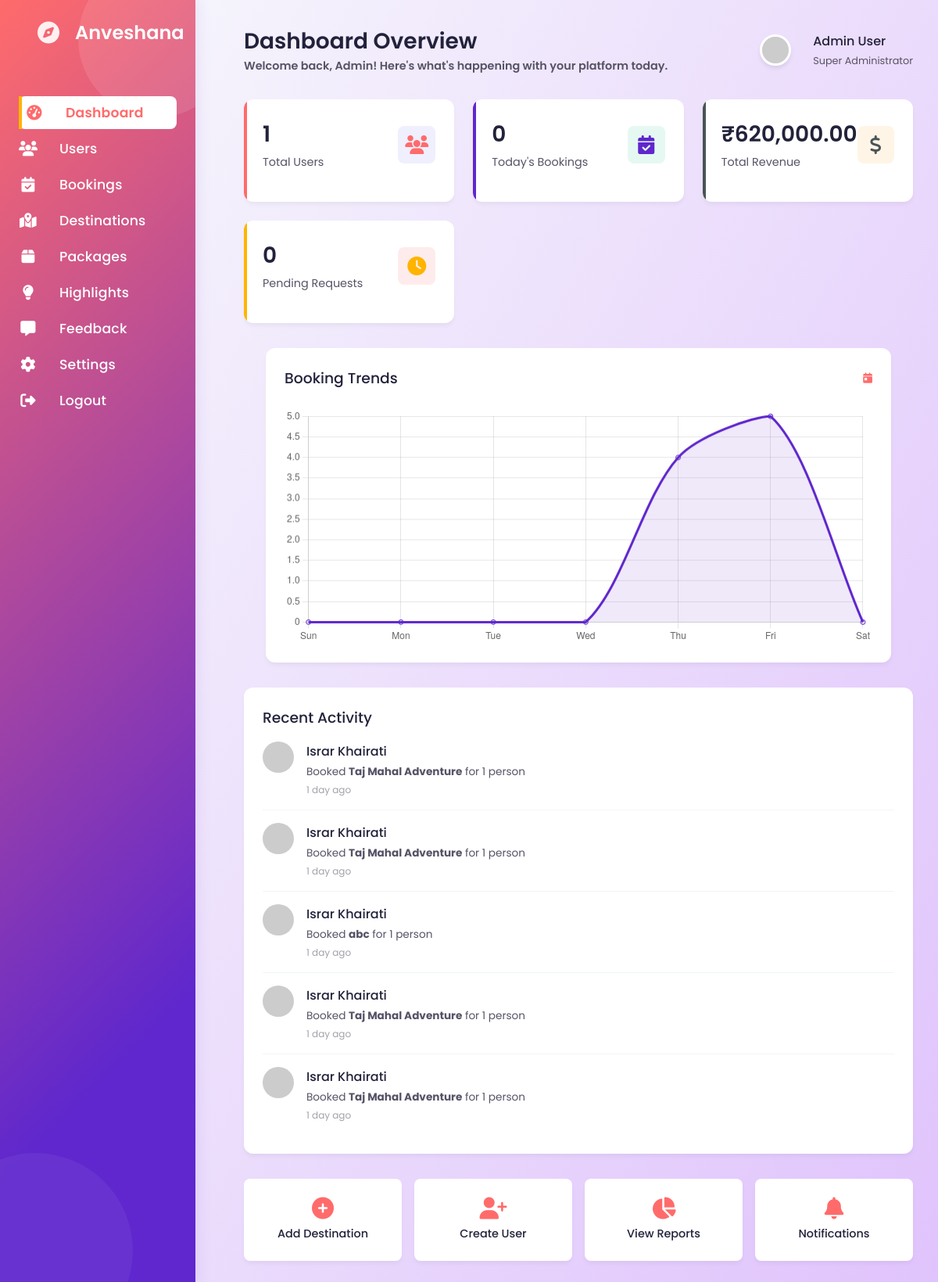
/admin/admin.php, run on the app's committed database.
### tables this page shows
CREATE TABLE `bookings` (
  `id` int(11) NOT NULL,
  `name` varchar(100) NOT NULL,
  `email` varchar(100) NOT NULL,
  `mobile` varchar(20) NOT NULL,
  `travel_date` date NOT NULL,
  `people` int(11) NOT NULL,
  `destination_id` int(11) DEFAULT NULL,
  `destination_name` varchar(100) DEFAULT NULL,
  `package_id` int(11) DEFAULT NULL,
  `package_name` varchar(100) DEFAULT NULL,
  `total_price` decimal(10,2) NOT NULL,
  `created_at` timestamp NOT NULL DEFAULT current_timestamp()
);

### admin/admin.php (the view, shortened to what this page needs)
<!DOCTYPE html>
<html lang="en">
<head>
    <link rel="stylesheet" href="https://cdnjs.cloudflare.com/ajax/libs/font-awesome/6.4.0/css/all.min.css">
    <link rel="stylesheet" href="css/style.css">
</head>
<body>
    <div class="admin-container">
        <aside class="admin-sidebar">
            <div class="sidebar-header">
                <div class="logo">
                    <i class="fas fa-compass"></i>
                    <span>Anveshana</span>
                </div>
            </div>
            <ul class="sidebar-menu">
                <li>
                    <a href="#" class="active">
                        <i class="fas fa-tachometer-alt"></i>
                        <span>Dashboard</span>
                    </a>
                </li>
                <li>
                    <a href="users.php">
                        <i class="fas fa-users"></i>
                        <span>Users</span>
                    </a>
                </li>
                <li>
                    <a href="bookings.php">
                        <i class="fas fa-calendar-check"></i>
                        <span>Bookings</span>
                    </a>
                </li>
                <li>
                    <a href="destination.php">
                        <i class="fas fa-map-marked-alt"></i>
                        <span>Destinations</span>
                    </a>
                </li>
                <li>
                <a href="packages.php">
                    <i class="fas fa-box"></i>
                    <span>Packages</span>
                </a>
            </li>
            <li>
                <a href="highlights.php">
                    <i class="fas fa-lightbulb"></i>
                    <span>Highlights</span>
                </a>
            </li>
                <li>
                    <a href="#">
                        <i class="fas fa-comment-alt"></i>
                        <span>Feedback</span>
                    </a>
                </li>
                <li>
                    <a href="#">
                        <i class="fas fa-cog"></i>
                        <span>Settings</span>
                    </a>
                </li>
                <li>
                    <a href="../logout.php">
                        <i class="fas fa-sign-out-alt"></i>
                        <span>Logout</span>
                    </a>
                </li>
            </ul>
        </aside>
        <main class="admin-main">
            <header class="admin-header">
                <div class="page-title">
                    <h1>Dashboard Overview</h1>
                    <p>Welcome back, Admin! Here's what's happening with your platform today.</p>
                </div>
                <div class="user-profile">
                    <img src="https://randomuser.me/api/portraits/women/44.jpg" alt="Admin" class="user-avatar">
                    <div class="user-info">
                        <h4>Admin User</h4>
                        <p>Super Administrator</p>
                    </div>
                </div>
            </header>
            <?php
            $db_host = 'localhost';
            $db_user = 'root';
            $db_pass = '';
            $db_name = 'anveshana_admin';
            $conn = new mysqli($db_host, $db_user, $db_pass, $db_name);
            $total_users = 0;
            $todays_bookings = 0;
            $total_revenue = 0;
            $pending_requests = 0;
            if (!$conn->connect_error) {
                $res = $conn->query("SELECT COUNT(*) as cnt FROM users");
                if ($res && $row = $res->fetch_assoc()) $total_users = $row['cnt'];
                $today = date('Y-m-d');
                $res = $conn->query("SELECT COUNT(*) as cnt FROM bookings WHERE DATE(created_at) = '$today'");
                if ($res && $row = $res->fetch_assoc()) $todays_bookings = $row['cnt'];
                $res = $conn->query("SELECT SUM(total_price) as sum FROM bookings");
                if ($res && $row = $res->fetch_assoc()) $total_revenue = $row['sum'] ? $row['sum'] : 0;
                $pending_requests = 0;
            }
            ?>
            <div class="stats-grid">
                <div class="stat-card users animate-fadeIn">
                    <div class="stat-header">
                        <div>
                            <div class="stat-value"><?= number_format($total_users) ?></div>
                            <div class="stat-title">Total Users</div>
                        </div>
                        <div class="stat-icon">
                            <i class="fas fa-users"></i>
                        </div>
                    </div>
                </div>
                <div class="stat-card bookings animate-fadeIn delay-100">
                    <div class="stat-header">
                        <div>
                            <div class="stat-value"><?= number_format($todays_bookings) ?></div>
                            <div class="stat-title">Today's Bookings</div>
                        </div>
                        <div class="stat-icon">
                            <i class="fas fa-calendar-check"></i>
                        </div>
                    </div>
                </div>
                <div class="stat-card revenue animate-fadeIn delay-200">
                    <div class="stat-header">
                        <div>
                            <div class="stat-value">₹<?= number_format($total_revenue, 2) ?></div>
                            <div class="stat-title">Total Revenue</div>
                        </div>
                        <div class="stat-icon">
                            <i class="fas fa-dollar-sign"></i>
                        </div>
                    </div>
                </div>
                <div class="stat-card pending animate-fadeIn delay-300">
                    <div class="stat-header">
                        <div>
                            <div class="stat-value"><?= number_format($pending_requests) ?></div>
                            <div class="stat-title">Pending Requests</div>
                        </div>
                        <div class="stat-icon">
                            <i class="fas fa-clock"></i>
                        </div>
                    </div>
                </div>
            </div>
            <div class="charts-grid" style="display: flex; justify-content: center; align-items: flex-start;">
                <div class="chart-card animate-fadeIn delay-200" style="min-width: 400px; max-width: 800px; width: 100%; margin: 0 auto;">
                    <div class="chart-header">
                        <h3 class="chart-title">Booking Trends</h3>
                        <div class="chart-actions">
                            <button title="Daily" id="trend-daily" class="active"><i class="fas fa-calendar-day"></i></button>
                        </div>
                    </div>
                    <canvas id="bookingTrendsChart" height="120"></canvas>
                    <?php
                    $db_host = 'localhost';
                    $db_user = 'root';
                    $db_pass = '';
                    $db_name = 'anveshana_admin';
                    $conn = new mysqli($db_host, $db_user, $db_pass, $db_name);
                    $labels = [];
                    $counts = [];
                    if (!$conn->connect_error) {
                        for ($i = 6; $i >= 0; $i--) {
                            $date = date('Y-m-d', strtotime("-$i days"));
                            $labels[] = date('D', strtotime($date));
                            $sql = "SELECT COUNT(*) as cnt FROM bookings WHERE DATE(created_at) = '$date'";
                            $res = $conn->query($sql);
                            $cnt = 0;
                            if ($res && $row = $res->fetch_assoc()) $cnt = $row['cnt'];
                            $counts[] = $cnt;
                        }
                    }
                    ?>
                    <script>
                    const bookingTrendsCtx = document.getElementById('bookingTrendsChart').getContext('2d');
                    new Chart(bookingTrendsCtx, {
                        type: 'line',
                        data: {
                            labels: <?php echo json_encode($labels); ?>,
                            datasets: [{
                                label: 'Bookings',
                                data: <?php echo json_encode($counts); ?>,
                                borderColor: '#5f27cd',
                                backgroundColor: 'rgba(95,39,205,0.1)',
                                fill: true,
                                tension: 0.3
                            }]
                        },
                        options: {
                            responsive: true,
                            plugins: { legend: { display: false } },
                            scales: { y: { beginAtZero: true, precision: 0 } }
                        }
                    });
                    </script>
                </div>
            </div>
            <div class="activity-card animate-fadeIn delay-400">
                <h3 class="chart-title">Recent Activity</h3>
                <ul class="activity-list">
                <?php
                $db_host = 'localhost';
                $db_user = 'root';
                $db_pass = '';
                $db_name = 'anveshana_admin';
                $conn = new mysqli($db_host, $db_user, $db_pass, $db_name);
                if (!$conn->connect_error) {
                    $signup_sql = "SELECT name, email, created_at, 'signup' as type FROM users";
                    $booking_sql = "SELECT name, package_name, destination_name, people, created_at, 'booking' as type FROM bookings";
                    $signup_res = $conn->query($signup_sql);
                    $booking_res = $conn->query($booking_sql);
                    $activities = [];
                    if ($signup_res) {
                        while ($row = $signup_res->fetch_assoc()) {
                            $activities[] = [
                                'type' => 'signup',
                                'name' => $row['name'],
                                'email' => $row['email'],
                                'created_at' => $row['created_at']
                            ];
                        }
                    }
                    if ($booking_res) {
                        while ($row = $booking_res->fetch_assoc()) {
                            $activities[] = [
                                'type' => 'booking',
                                'name' => $row['name'],
                                'package_name' => $row['package_name'],
                                'destination_name' => $row['destination_name'],
                                'people' => $row['people'],
                                'created_at' => $row['created_at']
                            ];
                        }
                    }
                    usort($activities, function($a, $b) {
                        return strtotime($b['created_at']) - strtotime($a['created_at']);
                    });
                    $activities = array_slice($activities, 0, 5);
                    if (count($activities) > 0) {
                        foreach ($activities as $act) {
                            $user_avatar = 'https://randomuser.me/api/portraits/lego/1.jpg';
                            $created_at = $act['created_at'];
                            $now = new DateTime('now', new DateTimeZone('Asia/Kolkata'));
                            $created = new DateTime($created_at, new DateTimeZone('Asia/Kolkata'));
                            $diff = $now->getTimestamp() - $created->getTimestamp();
                            if ($diff < 0) {
                                $time_ago = 'just now';
                            } elseif ($diff < 60) {
                                $time_ago = $diff . ' second' . ($diff == 1 ? '' : 's') . ' ago';
                            } elseif ($diff < 3600) {
                                $mins = floor($diff/60);
                                $time_ago = $mins . ' minute' . ($mins == 1 ? '' : 's') . ' ago';
                            } elseif ($diff < 86400) {
                                $hrs = floor($diff/3600);
                                $time_ago = $hrs . ' hour' . ($hrs == 1 ? '' : 's') . ' ago';
                            } else {
                                $days = floor($diff/86400);
                                $time_ago = $days . ' day' . ($days == 1 ? '' : 's') . ' ago';
                            }
                            echo '<li class="activity-item">';
                            echo '<img src="' . htmlspecialchars($user_avatar) . '" alt="User" class="activity-avatar">';
                            echo '<div class="activity-content">';
                            echo '<div class="activity-user">' . htmlspecialchars($act['name']) . '</div>';
                            if ($act['type'] === 'signup') {
                                echo '<div class="activity-action">Signed up with email <b>' . htmlspecialchars($act['email']) . '</b></div>';
                            } elseif ($act['type'] === 'booking') {
                                $package = $act['package_name'] ? $act['package_name'] : ($act['destination_name'] ?? '');
                                $people = $act['people'] ?? 1;
                                echo '<div class="activity-action">Booked <b>' . htmlspecialchars($package) . '</b> for ' . intval($people) . ' ' . (intval($people) > 1 ? 'people' : 'person') . '</div>';
                            }
                            echo '<div class="activity-time">' . $time_ago . '</div>';
                            echo '</div>';
                            echo '</li>';
                        }
                    } else {
                        echo '<li class="activity-item"><div class="activity-content">No recent activity found.</div></li>';
                    }
                } else {
                    echo '<li class="activity-item"><div class="activity-content">Could not connect to database.</div></li>';
                }
                ?>
                </ul>
            </div>
            <div class="quick-actions">
                <a href="destination.php?action=add" class="action-btn animate-fadeIn" style="text-decoration: none;">
                    <i class="fas fa-plus-circle"></i>
                    <span>Add Destination</span>
                </a>
                <button class="action-btn animate-fadeIn delay-100">
                    <i class="fas fa-user-plus"></i>
                    <span>Create User</span>
                </button>
                <button class="action-btn animate-fadeIn delay-200">
                    <i class="fas fa-chart-pie"></i>
                    <span>View Reports</span>
                </button>
                <button class="action-btn animate-fadeIn delay-300">
                    <i class="fas fa-bell"></i>
                    <span>Notifications</span>
                </button>
            </div>
        </main>
    </div>
    <script>
        // Simple animation trigger - in a real app you might use something like GSAP or AOS
        document.addEventListener('DOMContentLoaded', function() {
            const animatedElements = document.querySelectorAll('.animate-fadeIn');
            animatedElements.forEach(el => {
                // Trigger reflow to restart animation
                void el.offsetWidth;
                el.style.opacity = 1;
            });
            // Add hover effects to cards
            const cards = document.querySelectorAll('.stat-card, .chart-card, .activity-card');
            cards.forEach(card => {
                card.addEventListener('mouseenter', () => {
                    card.style.transform = 'translateY(-5px)';
                    card.style.boxShadow = '0 10px 15px -3px rgba(0, 0, 0, 0.1)';
                });
                card.addEventListener('mouseleave', () => {
                    card.style.transform = '';
                    card.style.boxShadow = '';
                });
            });
        });
    </script>
</body>
</html>

### data on the page
bookings: name "Israr Khairati", package_name "Taj Mahal Adventure", people "1", shows "person", created_at "1 day ago"
bookings: name "Israr Khairati", package_name "Taj Mahal Adventure", people "1", shows "person", created_at "1 day ago"
bookings: name "Israr Khairati", package_name "abc", people "1", shows "person", created_at "1 day ago"
bookings: name "Israr Khairati", package_name "Taj Mahal Adventure", people "1", shows "person", created_at "1 day ago"
bookings: name "Israr Khairati", package_name "Taj Mahal Adventure", people "1", shows "person", created_at "1 day ago"

### other printed values
$total_users "1"
$todays_bookings "0"
$total_revenue "620,000.00"
$pending_requests "0"
chart data {{ json_encode($counts) }} ["0","0","0","0","4","5","0"]
